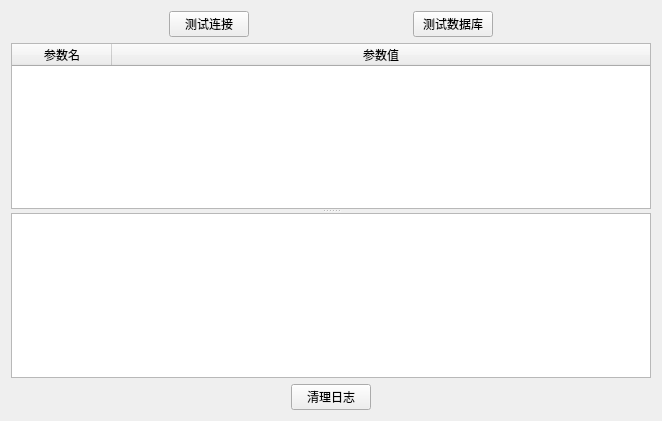
<?xml version="1.0" encoding="UTF-8"?>
<ui version="4.0">
 <class>cfg</class>
 <widget class="QWidget" name="cfg">
  <property name="geometry">
   <rect>
    <x>0</x>
    <y>0</y>
    <width>662</width>
    <height>421</height>
   </rect>
  </property>
  <property name="windowTitle">
   <string>配置连接参数</string>
  </property>
  <layout class="QVBoxLayout" name="verticalLayout">
   <item>
    <layout class="QHBoxLayout" name="horizontalLayout">
     <item>
      <spacer name="horizontalSpacer">
       <property name="orientation">
        <enum>Qt::Horizontal</enum>
       </property>
       <property name="sizeHint" stdset="0">
        <size>
         <width>40</width>
         <height>20</height>
        </size>
       </property>
      </spacer>
     </item>
     <item>
      <widget class="QPushButton" name="btn_testConnection">
       <property name="text">
        <string>测试连接</string>
       </property>
      </widget>
     </item>
     <item>
      <spacer name="horizontalSpacer_3">
       <property name="orientation">
        <enum>Qt::Horizontal</enum>
       </property>
       <property name="sizeHint" stdset="0">
        <size>
         <width>40</width>
         <height>20</height>
        </size>
       </property>
      </spacer>
     </item>
     <item>
      <widget class="QPushButton" name="btn_testDatabase">
       <property name="text">
        <string>测试数据库</string>
       </property>
      </widget>
     </item>
     <item>
      <spacer name="horizontalSpacer_2">
       <property name="orientation">
        <enum>Qt::Horizontal</enum>
       </property>
       <property name="sizeHint" stdset="0">
        <size>
         <width>40</width>
         <height>20</height>
        </size>
       </property>
      </spacer>
     </item>
    </layout>
   </item>
   <item>
    <widget class="QSplitter" name="splitter">
     <property name="orientation">
      <enum>Qt::Vertical</enum>
     </property>
     <widget class="QTableWidget" name="table_cfg">
      <attribute name="horizontalHeaderStretchLastSection">
       <bool>true</bool>
      </attribute>
      <column>
       <property name="text">
        <string>参数名</string>
       </property>
      </column>
      <column>
       <property name="text">
        <string>参数值</string>
       </property>
      </column>
     </widget>
     <widget class="QTextBrowser" name="text_log"/>
    </widget>
   </item>
   <item>
    <layout class="QHBoxLayout" name="horizontalLayout_2">
     <item>
      <spacer name="horizontalSpacer_4">
       <property name="orientation">
        <enum>Qt::Horizontal</enum>
       </property>
       <property name="sizeHint" stdset="0">
        <size>
         <width>40</width>
         <height>20</height>
        </size>
       </property>
      </spacer>
     </item>
     <item>
      <widget class="QPushButton" name="btn_clearLog">
       <property name="text">
        <string>清理日志</string>
       </property>
      </widget>
     </item>
     <item>
      <spacer name="horizontalSpacer_5">
       <property name="orientation">
        <enum>Qt::Horizontal</enum>
       </property>
       <property name="sizeHint" stdset="0">
        <size>
         <width>40</width>
         <height>20</height>
        </size>
       </property>
      </spacer>
     </item>
    </layout>
   </item>
  </layout>
 </widget>
 <resources/>
 <connections/>
</ui>
